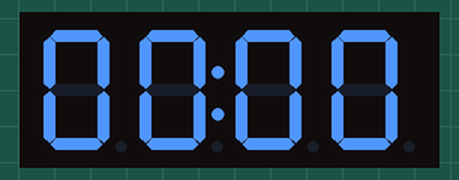
This program was run on a simulated Raspberry Pi Pico running MicroPython. Parts: 4-digit seven-segment display. Library files of the repository ran but are not shown: tm1637.py.

Above: at 0.06 s.
At 1.37 s:
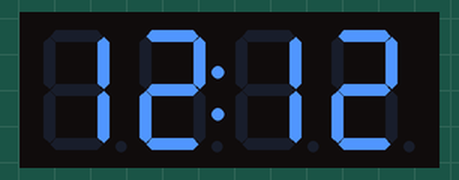
At 2.67 s:
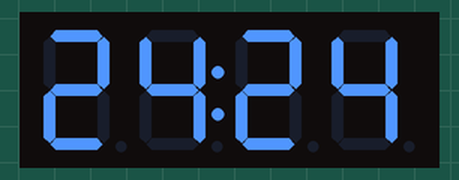
At 5.4 s:
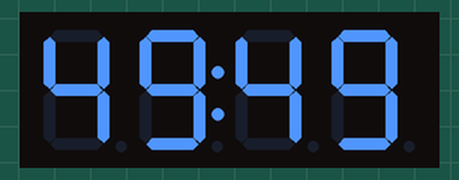
At 8.12 s:
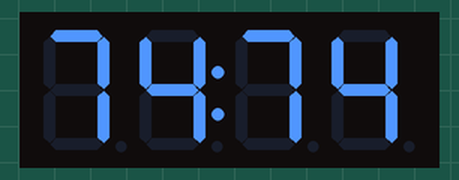
At 10.8 s:
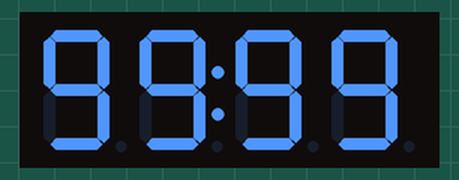

The program:

tm1637_sample.py
```python
from utime import sleep
from machine import Pin
from tm1637 import TM1637

tm = TM1637(clk=Pin(17), dio=Pin(16))
count = 0

while True:
    # tm.number(count)
    tm.numbers(count, count, True)
    count += 1
    sleep(0.1)
```
